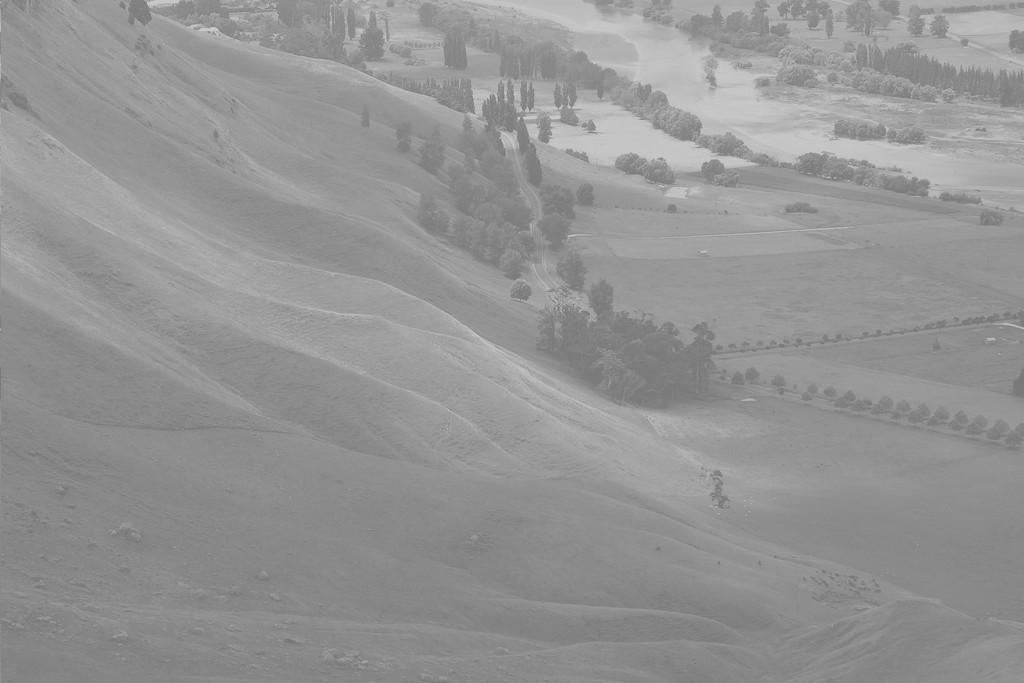
%> input picture Handout/Week 4 - Histograms/Code/Histogram Equalization/bay.jpg, 1024 x 683 px
$ octave Histogram_Equalization.m   (GNU Octave 9; MATLAB toolbox functions it lacks are replaced by stand-ins)
%> lines starting %> are read from the running program, lines starting %| are printed output that depends on the picture
% EE368/CS232 Digital Image Processing
% Bernd Girod
% Department of Electrical Engineering, Stanford University

% Script by Qiyuan Tian and David Chen
% Histogram equalization example

clear, clc, close all

% Load test image
img = imread('bay.jpg');
%> img is the input picture: size 683x1024 uint8; min 114, max 212, mean 148
% img = imread('brain.jpg');
% img = imread('moon.jpg');

% Perform histogram equalization
eqImg = histeq(img);
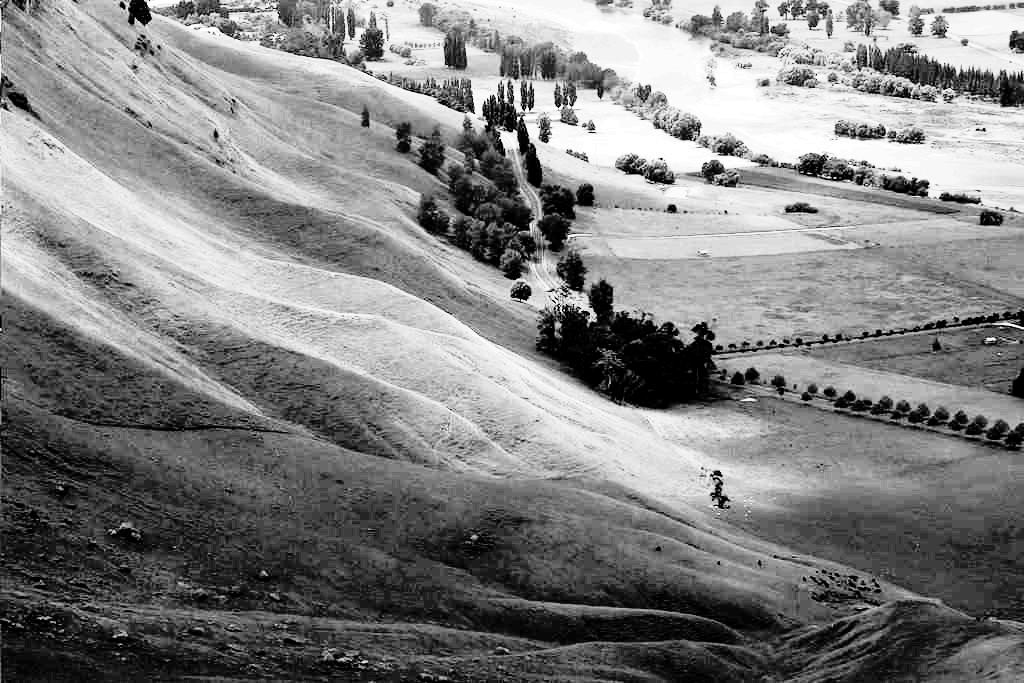
%> eqImg: size 683x1024 uint8; min 0, max 255, mean 128.7

% Show images
figure(1), clf;
subplot(1, 2, 1), imshow(img), title('Original image');
subplot(1, 2, 2), imshow(eqImg), title('After histogram equalization');
imwrite(eqImg, 'Histogram_Equalization_eqImg.png');

% Show histogram for original image
[counts, index] = imhist(img);
%> counts = 256 values, max 30266 at index 138, min 0 at index 1, mean 2732; index = 256 values from 0 to 255
figure(2), clf;
subplot(1, 2, 1), bar(index, counts);
xlim([0 255]);
set(gca, 'FontSize', 20);
xlabel('Gray level');
ylabel('# pixels')
title('Histogram of original image');

% Show histogram for histogram-equalized image
[counts, index] = imhist(eqImg);
%> counts = 256 values, max 30266 at index 62, min 0 at index 2, mean 2732
subplot(1, 2, 2), bar(index, counts);
xlim([0 255]);
set(gca, 'FontSize', 20);
xlabel('Gray level');
ylabel('# pixels');
title('Histogram of equalized image');
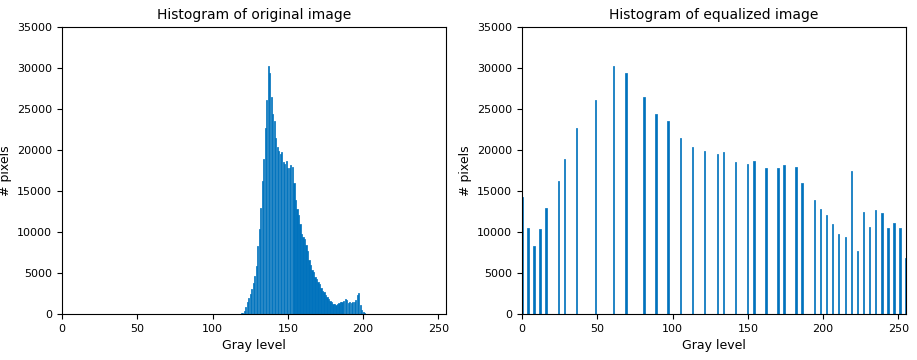
%> figure redrawn from the program's plot data, 2 panels; panel 1: tallest bar 30266 high, from x = 136.6 to 137.4; panel 2: tallest bar 30266 high, from x = 60.6 to 61.4
